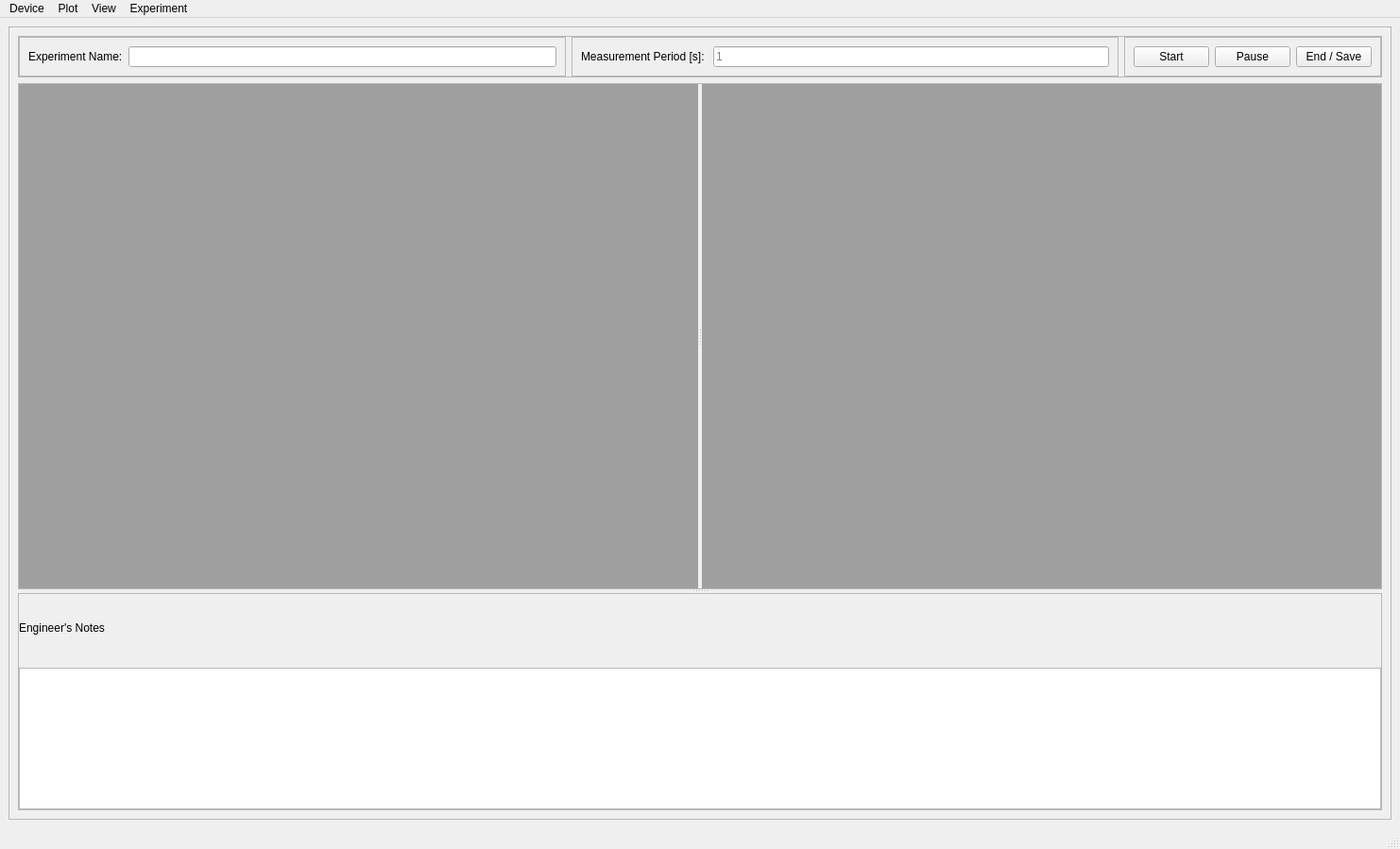
<?xml version="1.0" encoding="UTF-8"?>
<ui version="4.0">
 <class>MainWindow</class>
 <widget class="QMainWindow" name="MainWindow">
  <property name="geometry">
   <rect>
    <x>0</x>
    <y>0</y>
    <width>1482</width>
    <height>899</height>
   </rect>
  </property>
  <property name="windowTitle">
   <string>MainWindow</string>
  </property>
  <widget class="QWidget" name="centralwidget">
   <layout class="QHBoxLayout" name="horizontalLayout_7">
    <item>
     <widget class="QFrame" name="frame">
      <property name="frameShape">
       <enum>QFrame::StyledPanel</enum>
      </property>
      <property name="frameShadow">
       <enum>QFrame::Raised</enum>
      </property>
      <layout class="QVBoxLayout" name="verticalLayout">
       <item>
        <widget class="QFrame" name="frame_5">
         <property name="frameShape">
          <enum>QFrame::StyledPanel</enum>
         </property>
         <property name="frameShadow">
          <enum>QFrame::Raised</enum>
         </property>
         <layout class="QHBoxLayout" name="horizontalLayout_5">
          <property name="leftMargin">
           <number>0</number>
          </property>
          <property name="topMargin">
           <number>0</number>
          </property>
          <property name="rightMargin">
           <number>0</number>
          </property>
          <property name="bottomMargin">
           <number>0</number>
          </property>
          <item>
           <widget class="QFrame" name="frame_2">
            <property name="frameShape">
             <enum>QFrame::StyledPanel</enum>
            </property>
            <property name="frameShadow">
             <enum>QFrame::Raised</enum>
            </property>
            <layout class="QHBoxLayout" name="horizontalLayout">
             <item>
              <widget class="QLabel" name="experimentNameLabel">
               <property name="text">
                <string>Experiment Name:</string>
               </property>
              </widget>
             </item>
             <item>
              <widget class="QLineEdit" name="experimentNameLineEdit"/>
             </item>
            </layout>
           </widget>
          </item>
          <item>
           <widget class="QFrame" name="frame_4">
            <property name="frameShape">
             <enum>QFrame::StyledPanel</enum>
            </property>
            <property name="frameShadow">
             <enum>QFrame::Raised</enum>
            </property>
            <layout class="QHBoxLayout" name="horizontalLayout_3">
             <item>
              <widget class="QLabel" name="MeasurePeriodLabel">
               <property name="text">
                <string>Measurement Period [s]: </string>
               </property>
              </widget>
             </item>
             <item>
              <widget class="QLineEdit" name="MeasureFreqLineEdit">
               <property name="placeholderText">
                <string>1</string>
               </property>
              </widget>
             </item>
            </layout>
           </widget>
          </item>
          <item>
           <widget class="QFrame" name="frame_6">
            <property name="frameShape">
             <enum>QFrame::StyledPanel</enum>
            </property>
            <property name="frameShadow">
             <enum>QFrame::Raised</enum>
            </property>
            <layout class="QHBoxLayout" name="horizontalLayout_4">
             <item>
              <widget class="QPushButton" name="startPushButton">
               <property name="text">
                <string>Start</string>
               </property>
               <property name="checkable">
                <bool>false</bool>
               </property>
              </widget>
             </item>
             <item>
              <widget class="QPushButton" name="pausePushButton">
               <property name="text">
                <string>Pause</string>
               </property>
              </widget>
             </item>
             <item>
              <widget class="QPushButton" name="endAndSavePushButton">
               <property name="text">
                <string>End / Save</string>
               </property>
              </widget>
             </item>
            </layout>
           </widget>
          </item>
         </layout>
        </widget>
       </item>
       <item>
        <widget class="QSplitter" name="splitter_2">
         <property name="orientation">
          <enum>Qt::Vertical</enum>
         </property>
         <widget class="QFrame" name="frame_8">
          <property name="frameShape">
           <enum>QFrame::StyledPanel</enum>
          </property>
          <property name="frameShadow">
           <enum>QFrame::Raised</enum>
          </property>
          <layout class="QHBoxLayout" name="horizontalLayout_6">
           <property name="leftMargin">
            <number>0</number>
           </property>
           <property name="topMargin">
            <number>0</number>
           </property>
           <property name="rightMargin">
            <number>0</number>
           </property>
           <property name="bottomMargin">
            <number>0</number>
           </property>
           <item>
            <widget class="QSplitter" name="splitter">
             <property name="sizePolicy">
              <sizepolicy hsizetype="Expanding" vsizetype="Expanding">
               <horstretch>0</horstretch>
               <verstretch>0</verstretch>
              </sizepolicy>
             </property>
             <property name="orientation">
              <enum>Qt::Horizontal</enum>
             </property>
             <property name="opaqueResize">
              <bool>true</bool>
             </property>
             <widget class="QMdiArea" name="mdiArea">
              <property name="sizePolicy">
               <sizepolicy hsizetype="Expanding" vsizetype="Expanding">
                <horstretch>1</horstretch>
                <verstretch>1</verstretch>
               </sizepolicy>
              </property>
             </widget>
             <widget class="QMdiArea" name="mdiArea_2">
              <property name="sizePolicy">
               <sizepolicy hsizetype="Expanding" vsizetype="Expanding">
                <horstretch>1</horstretch>
                <verstretch>1</verstretch>
               </sizepolicy>
              </property>
             </widget>
            </widget>
           </item>
          </layout>
         </widget>
         <widget class="QFrame" name="frame_7">
          <property name="frameShape">
           <enum>QFrame::StyledPanel</enum>
          </property>
          <property name="frameShadow">
           <enum>QFrame::Raised</enum>
          </property>
          <layout class="QVBoxLayout" name="verticalLayout_2">
           <property name="leftMargin">
            <number>0</number>
           </property>
           <property name="topMargin">
            <number>0</number>
           </property>
           <property name="rightMargin">
            <number>0</number>
           </property>
           <property name="bottomMargin">
            <number>0</number>
           </property>
           <item>
            <widget class="QLabel" name="label">
             <property name="sizePolicy">
              <sizepolicy hsizetype="Minimum" vsizetype="Minimum">
               <horstretch>0</horstretch>
               <verstretch>0</verstretch>
              </sizepolicy>
             </property>
             <property name="text">
              <string>Engineer's Notes</string>
             </property>
            </widget>
           </item>
           <item>
            <widget class="QTextBrowser" name="errorDisplay">
             <property name="sizePolicy">
              <sizepolicy hsizetype="Expanding" vsizetype="Expanding">
               <horstretch>0</horstretch>
               <verstretch>0</verstretch>
              </sizepolicy>
             </property>
             <property name="maximumSize">
              <size>
               <width>16777215</width>
               <height>150</height>
              </size>
             </property>
            </widget>
           </item>
          </layout>
         </widget>
        </widget>
       </item>
      </layout>
     </widget>
    </item>
   </layout>
  </widget>
  <widget class="QMenuBar" name="menubar">
   <property name="geometry">
    <rect>
     <x>0</x>
     <y>0</y>
     <width>1482</width>
     <height>21</height>
    </rect>
   </property>
   <widget class="QMenu" name="menuFile">
    <property name="title">
     <string>Device</string>
    </property>
    <widget class="QMenu" name="menuAdd">
     <property name="title">
      <string>Add</string>
     </property>
     <addaction name="actionSerial_Instrument"/>
     <addaction name="actionGPIB_Instrument"/>
     <addaction name="actionEthernet_Instrument"/>
     <addaction name="actionUSB_Instrument"/>
    </widget>
    <addaction name="menuAdd"/>
    <addaction name="actionView"/>
    <addaction name="actionDeviceList"/>
   </widget>
   <widget class="QMenu" name="menuPlot">
    <property name="title">
     <string>Plot</string>
    </property>
    <addaction name="action_Add_Plot_Window"/>
    <addaction name="action_Open_Old_Plot"/>
   </widget>
   <widget class="QMenu" name="menuView">
    <property name="title">
     <string>View</string>
    </property>
    <addaction name="action_gasValve"/>
    <addaction name="action_pressureGauge"/>
    <addaction name="action_lockInAmplifier1"/>
    <addaction name="action_lockInAmplifier2"/>
    <addaction name="action_temperatureController"/>
    <addaction name="action_magnetPowerSupply"/>
   </widget>
   <widget class="QMenu" name="menuExperiment">
    <property name="title">
     <string>Experiment</string>
    </property>
    <addaction name="actionEdit_channel_name"/>
   </widget>
   <addaction name="menuFile"/>
   <addaction name="menuPlot"/>
   <addaction name="menuView"/>
   <addaction name="menuExperiment"/>
  </widget>
  <widget class="QStatusBar" name="statusbar"/>
  <action name="action_Add_Plot_Window">
   <property name="checkable">
    <bool>false</bool>
   </property>
   <property name="checked">
    <bool>false</bool>
   </property>
   <property name="enabled">
    <bool>true</bool>
   </property>
   <property name="text">
    <string>New</string>
   </property>
  </action>
  <action name="action_open_old_plots">
   <property name="text">
    <string>Open</string>
   </property>
  </action>
  <action name="action_Open_Old_Plot">
   <property name="text">
    <string>Open</string>
   </property>
  </action>
  <action name="actionExperiment">
   <property name="checkable">
    <bool>true</bool>
   </property>
   <property name="text">
    <string>Experiment</string>
   </property>
  </action>
  <action name="action_gasValve">
   <property name="checkable">
    <bool>true</bool>
   </property>
   <property name="text">
    <string>Gas Valve</string>
   </property>
  </action>
  <action name="action_pressureGauge">
   <property name="checkable">
    <bool>true</bool>
   </property>
   <property name="text">
    <string>Pressure Gauge</string>
   </property>
  </action>
  <action name="action_lockInAmplifier1">
   <property name="checkable">
    <bool>true</bool>
   </property>
   <property name="text">
    <string>Lock-In Amplifier</string>
   </property>
  </action>
  <action name="action_temperatureController">
   <property name="checkable">
    <bool>true</bool>
   </property>
   <property name="text">
    <string>Temperature Controller</string>
   </property>
  </action>
  <action name="actionView">
   <property name="text">
    <string>Remove</string>
   </property>
  </action>
  <action name="actionDeviceList">
   <property name="text">
    <string>Device List</string>
   </property>
  </action>
  <action name="actionSerial_Instrument">
   <property name="text">
    <string>Serial Instrument</string>
   </property>
  </action>
  <action name="actionGPIB_Instrument">
   <property name="text">
    <string>GPIB Instrument</string>
   </property>
  </action>
  <action name="actionUSB_Instrument">
   <property name="text">
    <string>USB-6525 Instrument</string>
   </property>
  </action>
  <action name="actionEthernet_Instrument">
   <property name="text">
    <string>Ethernet Instrument</string>
   </property>
  </action>
  <action name="action_magnetPowerSupply">
   <property name="checkable">
    <bool>true</bool>
   </property>
   <property name="text">
    <string>Magnet Power Supply</string>
   </property>
  </action>
  <action name="action_lockInAmplifier2">
   <property name="checkable">
    <bool>true</bool>
   </property>
   <property name="text">
    <string>Lock-In Amplifier 2</string>
   </property>
  </action>
  <action name="actionEdit_channel_name">
   <property name="text">
    <string>Edit channel name</string>
   </property>
  </action>
 </widget>
 <resources/>
 <connections/>
</ui>
